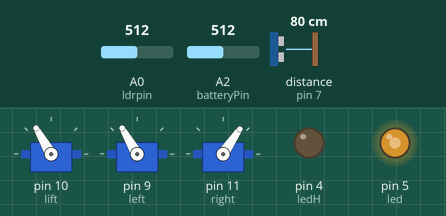
A sketch run on a simulated Arduino Uno, built with avr-gcc and run on an emulated ATmega328P. On the bench: 3 × servo, output pins drawn as LEDs (lit = HIGH). Wiring (inferred from the names in the program): ultrasonic range finder: trigger pin 8; echo pin 7. Inputs (shaded band) come from the test bench; at power-on: A2 (batteryPin) = 512, A0 (ldrpin) = 512, distance to the obstacle (sensor on pin 7) 80 cm. The echo pulse lasts 58.3 µs per cm; pins used as bus, display or sensor lines are not drawn.

Above: at 4.4 s.
4.5 s: A2 (batteryPin) set to 723
7.5 s: A2 (batteryPin) set to 748
9.0 s: A0 (ldrpin) set to 324
10.5 s: A0 (ldrpin) set to 297
At 12.0 s:
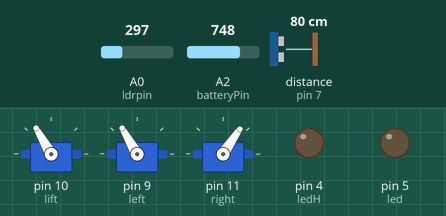
13.5 s: A0 (ldrpin) set to 511
15.2 s: A0 (ldrpin) set to 306
At 15.69 s:
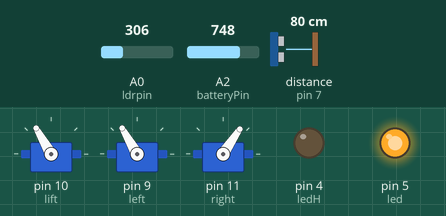
Timing chart, 0 to 19.2 s (numbered marks = the images above; inputs shaded):
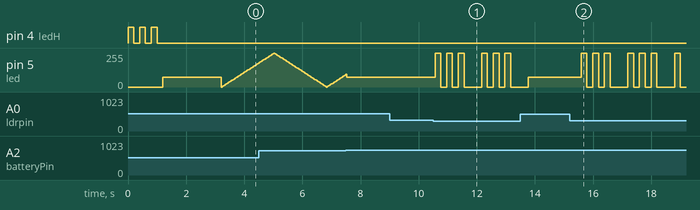

Measured:
- the behaviour switches between 313 and 312 on A0 (ldrpin) (found by bisection; images 0 and 1)
- after the input at 9.0 s, every drawn part: stays the same
- after the input at 10.5 s, pin 5 (led): 75/255 → 255/255 after 0.06 s, → 0/255 0.20 s later, → 255/255 0.20 s later, → 0/255 0.20 s later, … (12 changes in this stretch)
- after the input at 15.2 s, pin 5 (led): 75/255 → 255/255 after 0.39 s, then repeats every 1.6 s: 2 × (0/255 0.20 s, 255/255 0.20 s), 0/255 0.61 s, 255/255 0.20 s

The sketch:

v_1.ino
```cpp
// (licence header left out)
#include <Servo.h>

Servo lift;
Servo left;
Servo right;
//Sensor and LED Pins
int led = 5;
int brightness = 0;
int fadeAmount = 5;
int ledH=4;
int trig = 8;
int echo = 7;
int ldrpin=A0;

//Variables
int distFront;
unsigned long pulsetime =0;
int ldr_read=0;
int amb_ldr=0;//ambient reading
int diff_ldr=0;//difference in ldr reading
double bat_read=0;//battery voltage reading
int dist_read=0;//distance reading

void setup()
{
  //Attach Servos
  lift.attach(10);
  left.attach(9);
  right.attach(11);

  //Servo Center positions
  startPos();

  pinMode(trig,OUTPUT);
  pinMode(echo,INPUT);
  pinMode(led, OUTPUT);
  pinMode(ledH,OUTPUT);

  //Starting blinking of headlights
  beep(ledH);
  analogWrite(led,75);
  amb_ldr=ldrReading();//Take ambient ldr reading
  delay(2000);
}

void loop()
{
  analogWrite(led,75);
 ldr_read=ldrReading();
 diff_ldr=amb_ldr-ldr_read;//Calculate difference in light intesity
 dist_read=readDistance();//Take distance reading
 bat_read=batteryCheck();//Take battery voltage reading

 if(bat_read>7.2)//If voltage greater than 7.2V
 {
   if(diff_ldr<200)//Check if being petted
    {
      if(dist_read>10) {forward();}
      else {
      turn();
     //delay(1000);
           }
    }
    else {petMode();}
 }
 else {autoShut();}//Not enough battery
}

//////////////////////////////////////////////////////
void forward()
{
   firstHalf();
  delay(200);
  secondHalf();
  delay(200);
}
void turn()
{
  firstTurn();
  delay(200);
  secondTurn();
  delay(200);
}

int ldrReading()
{
  int val = analogRead(ldrpin);
  return val;
}

void petMode()
{
  startPos();
  beep(led);
  happyShake();
}

void firstHalf()
{
  lift.write(95);//right up
  delay(100);
  left.write(80);//left bk
  right.write(30);//right fwd
}

void secondHalf()
{
  lift.write(145);//left up
  delay(100);
  left.write(150);//left fwd
  right.write(90);//right bk
}

void beep(int pin)
{
  for(int i =0;i<3;i++)
  {
    digitalWrite(pin,HIGH);
    delay(200);
    digitalWrite(pin,LOW);
    delay(200);
  }
}


double batteryCheck()
{
  const float referenceVolts = 5;        // the default reference on a 5-volt board
//const float referenceVolts = 3.3;  // use this for a 3.3-volt board

const float R1 = 1000;//955 // value for a maximum voltage of 10 volts
const float R2 = 1000;//955
// determine by voltage divider resistors, see text
const float resistorFactor = 1023.0 / (R2/(R1 + R2));
const int batteryPin = A2;         // +V from battery is connected to analog pin 0
int val = analogRead(batteryPin);  // read the value from the sensor
   double volts = (val / resistorFactor) * referenceVolts*4; // calculate the ratio
   return volts;
}

int readDistance()
{
  digitalWrite(trig, LOW);
  delayMicroseconds(2);
  digitalWrite(trig, HIGH);
  delayMicroseconds(10);
  digitalWrite(trig,LOW);
  pulsetime = pulseIn(echo, HIGH);
  return pulsetime/58.2;
}

void fade()
{
  analogWrite(led, brightness);
  brightness = brightness + fadeAmount;
  if (brightness == 0 || brightness == 255)
  {
    fadeAmount = -fadeAmount ;
  }
 delay(30);
}

void autoShut()
{
  lift.detach();
  left.detach();
  right.detach();
  fade();
}

void firstTurn()
{
  lift.write(95);//right up
  delay(100);
  left.write(150);//fwd
  right.write(30);//fwd
}

void secondTurn()
{
  lift.write(145);//left up
  delay(100);
  left.write(80);//bk
  right.write(90);//bk
}

void startPos()
{
  lift.write(120);
  left.write(120);
  right.write(56);
}

void happyShake()
{
  digitalWrite(13,HIGH);
   lift.write(60);//right up
  delay(200);
  digitalWrite(13,LOW);
  lift.write(180);//left up
  delay(200);
}
```
